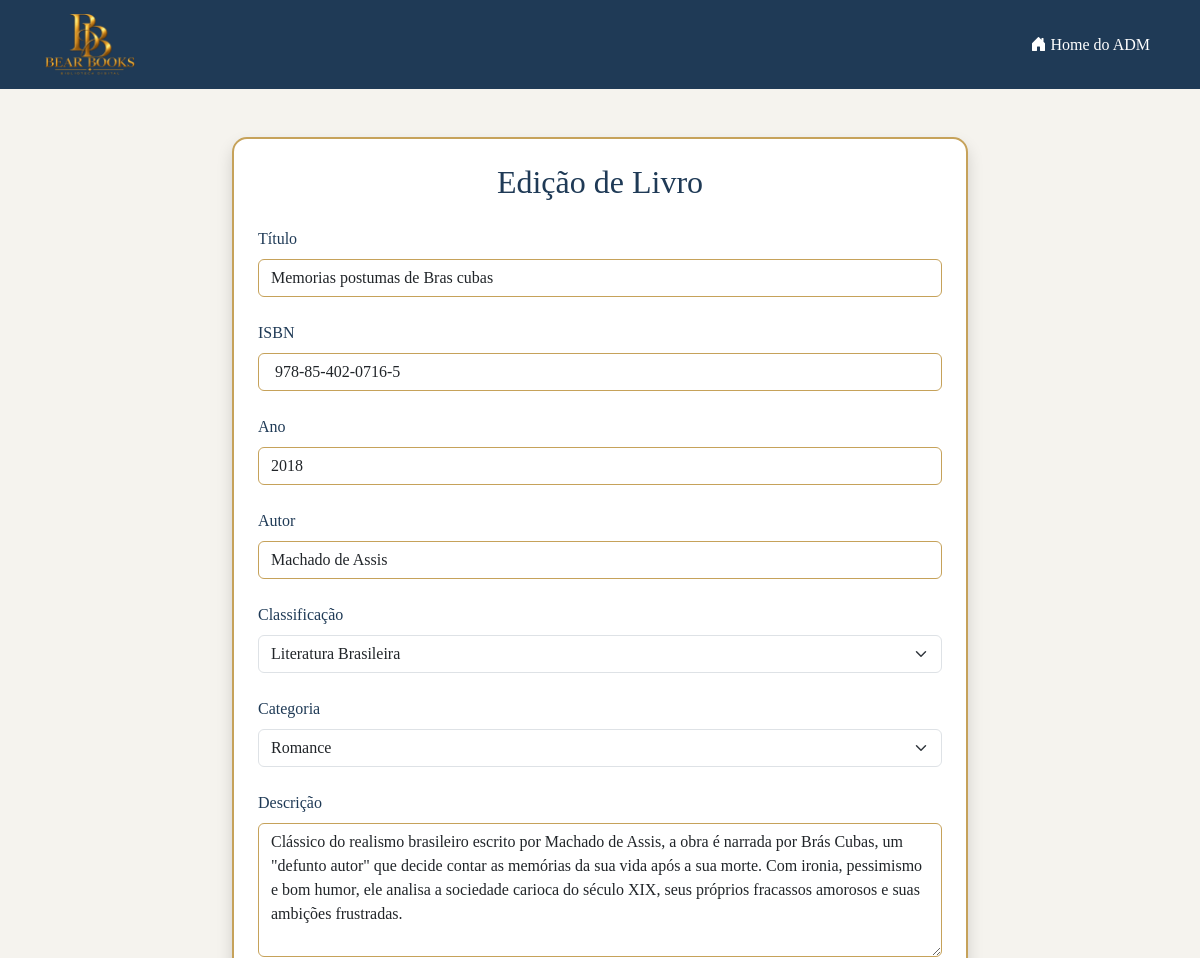
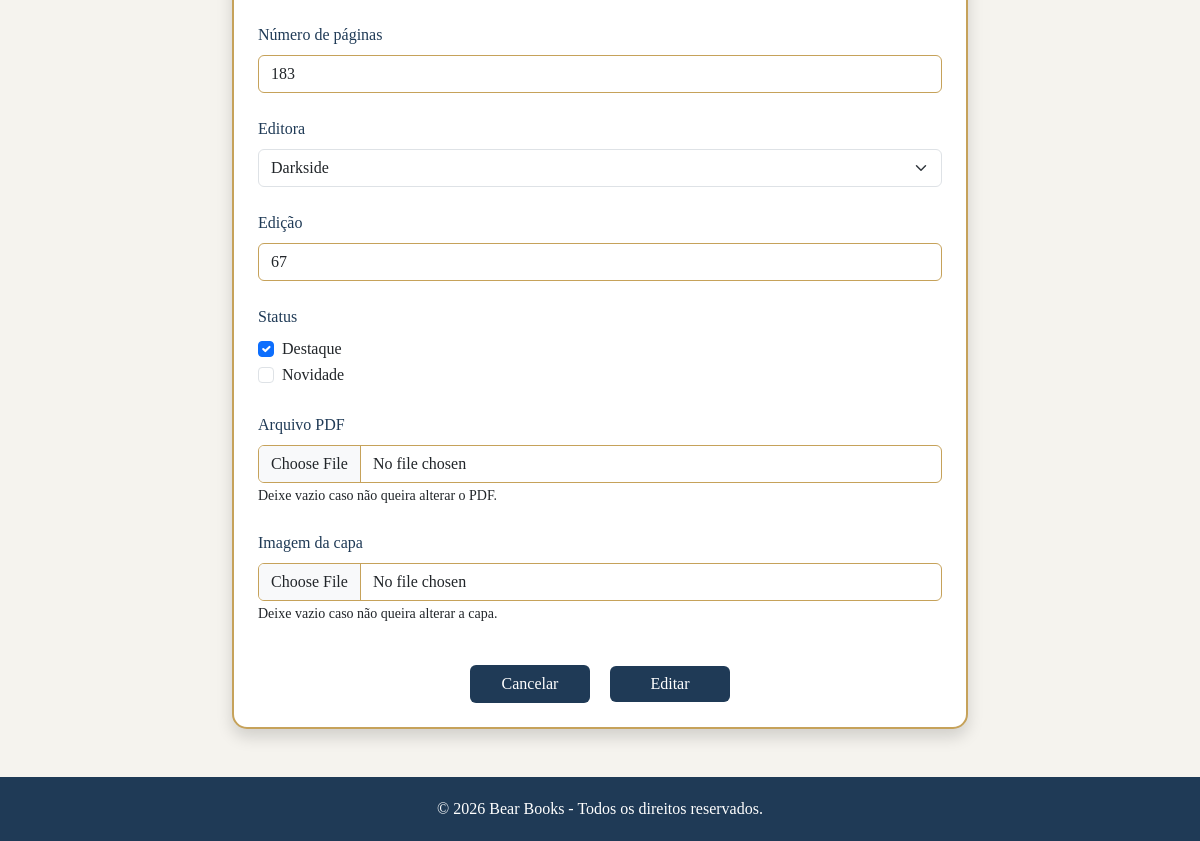
Page /administrador/livroadm/editarformlivroAdm.php?id_liv=1 on the committed database (2 pictures, top to bottom).
### tables this page shows
CREATE TABLE `cadastro_liv` (
  `id_liv` int(5) NOT NULL,
  `titulo` varchar(250) DEFAULT NULL,
  `isbn` varchar(20) DEFAULT NULL,
  `descricao` text DEFAULT NULL,
  `id_editora` int(5) DEFAULT NULL,
  `autor` varchar(200) DEFAULT NULL,
  `id_classificacao` int(5) DEFAULT NULL,
  `ano` year(4) DEFAULT NULL,
  `num_pagina` int(4) DEFAULT NULL,
  `edicao` varchar(250) DEFAULT NULL,
  `id_categoria` int(5) DEFAULT NULL,
  `foto_capa` varchar(300) DEFAULT NULL,
  `pdf_livro` varchar(300) DEFAULT NULL,
  `status` varchar(20) DEFAULT NULL
);

### administrador/livroadm/editarformlivroAdm.php (the view, shortened to what this page needs)
<?php
include "../../ARQUIVOS/conexao.php";
$id_liv = $_GET['id_liv'];
$sql = "SELECT * FROM cadastro_liv WHERE id_liv = $id_liv";
$result = $conn->query($sql);
$livro = $result->fetch_assoc();
$status = explode(", ", $livro['status']);
$sql_classificacao = "SELECT * FROM classificacao";
$result_classificacao = $conn->query($sql_classificacao);
$sql_categoria = "SELECT * FROM categoria";
$result_categoria = $conn->query($sql_categoria);
$sql_editora = "SELECT * FROM editora";
$result_editora = $conn->query($sql_editora);
?>
<!DOCTYPE html>
<html lang="pt-br">
<head>
    <link href="https://cdn.jsdelivr.net/npm/bootstrap@5.3.8/dist/css/bootstrap.min.css" rel="stylesheet"
>
    <link rel="stylesheet" href="https://cdn.jsdelivr.net/npm/bootstrap-icons@1.13.1/font/bootstrap-icons.min.css">
    <link rel="stylesheet" href="../../css/style.css">
</head>
<body>
    <nav class="navbar navbar-expand-lg">
        <div class="container">
            <a class="navbar-brand" href="../MenuAdministrador.php">
              <img src="../../ARQUIVOS/img/logo.png" class="me-3">
            </a>
            <div class="navbar-nav ms-auto">
                <a class="nav-link" href="../MenuAdministrador.php">
                    <i class="bi bi-house-door-fill"></i>
                    Home do ADM
                </a>
            </div>
        </div>
    </nav>
    <div class="container mt-5 mb-5">
        <div class="row justify-content-center">
            <div class="col-sm-12 col-md-10 col-lg-8">
                <div class="card card-formulario p-4 shadow">
                    <h2 class="titulo-formulario">Edição de Livro</h2>
                    <form method="post" action="updatelivroAdm.php" enctype="multipart/form-data">
                        <div class="row">
                            <div class="col-sm-12 col-md-12 col-lg-12 mb-4">
                                <label for="titulo" class="form-label">Título</label>
                                <input type="text" class="form-control" id="titulo" name="titulo_livro"
                                    placeholder="Insira o título do livro"
                                    value="<?= $livro['titulo'] ?>" required>
                            </div>
                            <div class="col-sm-12 col-md-12 col-lg-12 mb-4">
                                <label for="isbn" class="form-label">ISBN</label>
                                <input type="text" class="form-control" id="isbn" name="isbn"
                                    placeholder="Insira o ISBN"
                                    value="<?= $livro['isbn'] ?>" required>
                            </div>
                            <div class="col-sm-12 col-md-12 col-lg-12 mb-4">
                                <label for="ano" class="form-label">Ano</label>
                                <input type="number" class="form-control" id="ano" name="ano_livro"
                                    placeholder="Insira o ano"
                                    value="<?= $livro['ano'] ?>" required>
                            </div>
                            <div class="col-sm-12 col-md-12 col-lg-12 mb-4">
                                <label for="autor" class="form-label">Autor</label>
                                <input type="text" class="form-control" id="autor" name="autor"
                                    placeholder="Insira o autor"
                                    value="<?= $livro['autor'] ?>" required>
                            </div>
                            <div class="col-sm-12 col-md-12 col-lg-12 mb-4">
                                <label for="classificacao" class="form-label">Classificação</label>
                                <select class="form-select" id="classificacao" name="id_classificacao" required>
                                    <?php
                                    while ($classificacao = $result_classificacao->fetch_assoc()) {
                                        $selecionado = "";
                                        if ($classificacao['id_classificacao'] == $livro['id_classificacao']) {
                                            $selecionado = "selected";
                                        }
                                        echo "<option value='{$classificacao['id_classificacao']}' $selecionado>
                                            {$classificacao['nome_classificacao']}
                                        </option>";
                                    }
                                    ?>
                                </select>
                            </div>
                            <div class="col-sm-12 col-md-12 col-lg-12 mb-4">
                                <label for="categoria" class="form-label">Categoria</label>
                                <select class="form-select" id="categoria" name="id_categoria" required>
                                    <?php
                                    while ($categoria = $result_categoria->fetch_assoc()) {
                                        $selecionado = "";
                                        if ($categoria['id_categoria'] == $livro['id_categoria']) {
                                            $selecionado = "selected";
                                        }
                                        echo "<option value='{$categoria['id_categoria']}' $selecionado>
                                            {$categoria['nome_categoria']}
                                        </option>";
                                    }
                                    ?>
                                </select>
                            </div>
                            <div class="col-sm-12 col-md-12 col-lg-12 mb-4">
                                <label for="descricao" class="form-label">Descrição</label>
                                <textarea class="form-control" id="descricao" name="descricao_livro"
                                    rows="5" required><?= $livro['descricao'] ?></textarea>
                            </div>
                            <div class="col-sm-12 col-md-12 col-lg-12 mb-4">
                                <label for="paginas" class="form-label">Número de páginas</label>
                                <input type="number" class="form-control" id="paginas" name="paginas_livro"
                                    placeholder="Insira o número de páginas"
                                    value="<?= $livro['num_pagina'] ?>" required>
                            </div>
                            <div class="col-sm-12 col-md-12 col-lg-12 mb-4">
                                <label for="editora" class="form-label">Editora</label>
                                <select class="form-select" id="editora" name="id_editora" required>
                                    <?php
                                    while ($editora = $result_editora->fetch_assoc()) {
                                        $selecionado = "";
                                        if ($editora['id_editora'] == $livro['id_editora']) {
                                            $selecionado = "selected";
                                        }
                                        echo "<option value='{$editora['id_editora']}' $selecionado>
                                            {$editora['nome_editora']}
                                        </option>";
                                    }
                                    ?>
                                </select>
                            </div>
                            <div class="col-sm-12 col-md-12 col-lg-12 mb-4">
                                <label for="edicao" class="form-label">Edição</label>
                                <input type="number" class="form-control" id="edicao" name="edicao_livro"
                                    placeholder="Insira a edição"
                                    value="<?= $livro['edicao'] ?>" required>
                            </div>
                            <div class="col-sm-12 col-md-12 col-lg-12 mb-4">
                                <label class="form-label">Status</label>
                                <div class="form-check">
                                    <input class="form-check-input" type="checkbox"
                                        name="status[]" value="destaque"
                                        id="destaque"
                                        <?php if (in_array("destaque", $status)) echo "checked"; ?>>
                                    <label class="form-check-label" for="destaque">
                                        Destaque
                                    </label>
                                </div>
                                <div class="form-check">
                                    <input class="form-check-input" type="checkbox"
                                        name="status[]" value="novidade"
                                        id="novidade"
                                        <?php if (in_array("novidade", $status)) echo "checked"; ?>>
                                    <label class="form-check-label" for="novidade">
                                        Novidade
                                    </label>
                                </div>
                            </div>
                            <div class="col-sm-12 col-md-12 col-lg-12 mb-4">
                                <label for="pdf" class="form-label">Arquivo PDF</label>
                                <input type="file" class="form-control" id="pdf" name="arquivo_pdf">
                                <small>Deixe vazio caso não queira alterar o PDF.</small>
                            </div>
                            <div class="col-sm-12 col-md-12 col-lg-12 mb-4">
                                <label for="imagem" class="form-label">Imagem da capa</label>
                                <input type="file" class="form-control" id="imagem" name="arquivo_imagem">
                                <small>Deixe vazio caso não queira alterar a capa.</small>
                            </div>
                            <div class="col-sm-12 col-md-12 col-lg-12 text-center mt-3">
                                 <a href="gerenciarlivroAdm.php" class="btn btn-cancelar me-3">
                                    Cancelar
                                 </a>
                                <button type="submit" class="btn btn-primary">
                                     Editar
                                </button>
                            </div>
                        </div>
                    </form>
                </div>
            </div>
        </div>
    </div>
    <footer class="footer">
        <p class="mb-0">© 2026 Bear Books - Todos os direitos reservados.</p>
    </footer>
</body>
</html>

### css/style.css (style rules this page uses)
body { font-family: 'Lora', serif; background-color: #F5F3EE; min-height: 100vh; display: flex; flex-direction: column; }
.btn-primary { background-color: #1F3A56; color: white; border: none; }
.btn-cancelar, .btn-primary { width: 120px; }
.card { max-width: 450px; border: 2px solid #C6A25A; background-color: white; }
.navbar { background-color: #1F3A56; }
.navbar .navbar-brand { color: white; }
.navbar .navbar-brand img { width: 95px; height: auto; }
.navbar .nav-link { color: white; }
.footer { background-color: #1F3A56; padding: 20px 0; text-align: center; color: white; margin-top: auto; }
.titulo-formulario { color: #1F3A56; text-align: center; margin-bottom: 25px; }
.form-label { color: #1F3A56; }
.form-control { border: 1px solid #C6A25A; }
.btn-cancelar { background-color: #1F3A56; color: white; }
.card-formulario { max-width: 800px; margin: 0 auto; border-radius: 15px; }

### rows in the picture
cadastro_liv: titulo_livro "Memorias postumas de Bras cubas", isbn "978-85-402-0716-5", ano_livro "2018", autor "Machado de Assis", descricao_livro "Clássico do realismo brasileiro escrito por Machado de Assis, a obra é narrada por Brás Cubas, um \"defunto autor\" que decide contar as memórias da sua vida após a sua morte. Com ironia, pessimismo e bom humor, ele analisa a sociedade carioca do século XIX, seus próprios fracassos amorosos e suas ambições frustradas.", paginas_livro "183", edicao_livro "67", status "☑"

### other values in the picture
form field id_classificacao "Literatura Brasileira"
form field id_categoria "Romance"
form field id_editora "Darkside"
